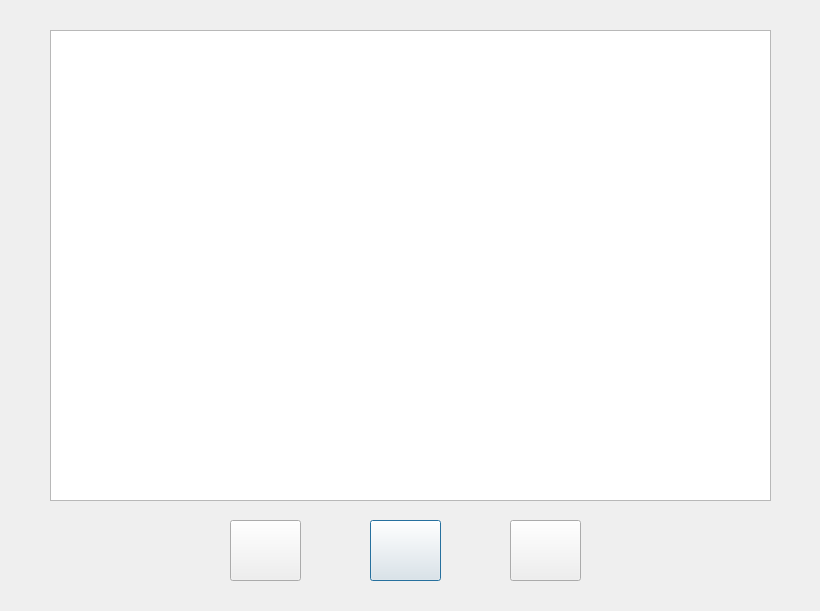
<?xml version="1.0" encoding="UTF-8"?>
<ui version="4.0">
 <class>Dialog</class>
 <widget class="QDialog" name="Dialog">
  <property name="geometry">
   <rect>
    <x>0</x>
    <y>0</y>
    <width>820</width>
    <height>611</height>
   </rect>
  </property>
  <property name="windowTitle">
   <string>Dialog</string>
  </property>
  <widget class="QGraphicsView" name="graphicsView">
   <property name="geometry">
    <rect>
     <x>50</x>
     <y>30</y>
     <width>721</width>
     <height>471</height>
    </rect>
   </property>
  </widget>
  <widget class="QLabel" name="label">
   <property name="geometry">
    <rect>
     <x>51</x>
     <y>30</y>
     <width>721</width>
     <height>471</height>
    </rect>
   </property>
   <property name="text">
    <string/>
   </property>
  </widget>
  <widget class="QPushButton" name="pushButton">
   <property name="geometry">
    <rect>
     <x>370</x>
     <y>520</y>
     <width>71</width>
     <height>61</height>
    </rect>
   </property>
   <property name="text">
    <string/>
   </property>
  </widget>
  <widget class="QPushButton" name="pushButton_2">
   <property name="geometry">
    <rect>
     <x>510</x>
     <y>520</y>
     <width>71</width>
     <height>61</height>
    </rect>
   </property>
   <property name="text">
    <string/>
   </property>
  </widget>
  <widget class="QPushButton" name="pushButton_3">
   <property name="geometry">
    <rect>
     <x>230</x>
     <y>520</y>
     <width>71</width>
     <height>61</height>
    </rect>
   </property>
   <property name="text">
    <string/>
   </property>
  </widget>
 </widget>
 <resources/>
 <connections/>
</ui>
